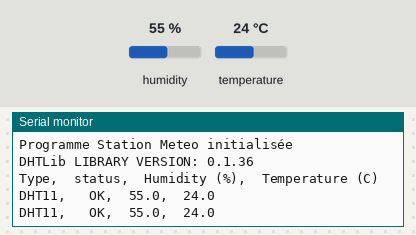
Simulated run of this sketch. Board: Arduino Uno, built with avr-gcc and run on an emulated ATmega328P. On the bench: the last lines printed to the serial monitor. The inputs (shaded band) are chosen by the test bench; at power-on: humidity 55 %, temperature 24 °C.

Above: at 2.8 s.
2.9 s: humidity set to 22 %
At 5.1 s:
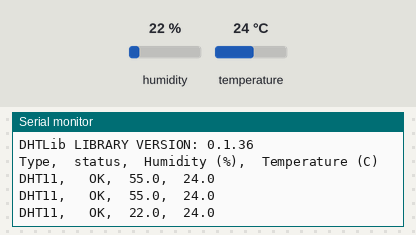
5.6 s: temperature set to 12 °C
At 7.5 s:
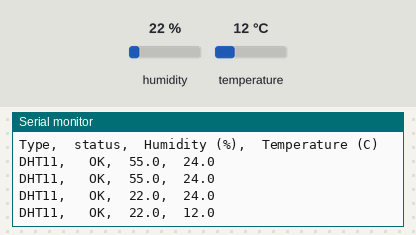
8.3 s: humidity set to 40 %
At 11.1 s:
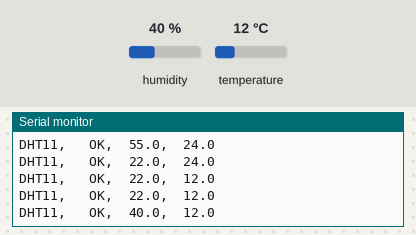
Timing chart, 0 to 12.6 s (numbered marks = the images above; inputs shaded):
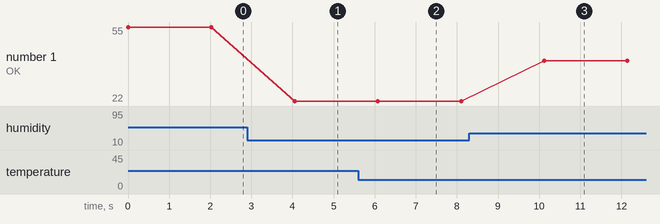

Measured:
- after the input at 2.9 s, the serial monitor: prints a new line after 1.2 s (image 1)
- after the input at 5.6 s, the serial monitor: prints a new line after 0.48 s (image 2)
- after the input at 8.3 s, the serial monitor: prints a new line after 1.8 s (image 3)
- plotted number 1: 55 → 22 after the input at 2.9 s, 22 → 40 after the input at 8.3 s

The sketch:

StationMeteo.ino
```cpp
/*************************************************************************************
Nom
        StationMeteo.ino
Role
        Station météo connectée basée sur module NodeMCU ESP8266 Wifi
        Fonction :
          - Acquérir la température et l'hygrométrie avec un BME280
          - Acquérir la pression atmosphérique BME280
          - Mesurer la pluviométrie (a venir)
          - Mettre à disposition ces informations par l'intermédiare d'un serveur web
          - Transmettre ces informations sur un serveur distant (type thingspeak)

Auteur
        Laurent Macron
        Thierry Dezormeaux

Version / Date / Commentaire / Auteur
        0.01 / 03-01-2017 / Version initial
*************************************************************************************/

/***********  Ajout de bibliothèque  ************************************************/
#include <dht.h> //Librairie pour le capteur DHT http://arduino.cc/playground/Main/DHTLib
#include <Network_Setting.h> //Network settings: ssid & password in separate file

/***********  Déclaration des CONSTANTES  *******************************************/
#define DHT11_PIN 5 //The data I/O pin connected to the DHT11 sensor : GPIO5 = D1 of NodeMCU ESP8266 Board

/***********  Déclaration des variables globales  ***********************************/
dht DHT;  //Creation de l'objet DHT

/***********  setup, to run once  ***************************************************/
void setup() {
  //On ouvre un connexion série pour le terminal
  Serial.begin(115200);
  Serial.println("Programme Station Meteo initialisée");
  Serial.println();

  Serial.print("DHTLib LIBRARY VERSION: ");
  Serial.println(DHT_LIB_VERSION);
  Serial.println();
  Serial.println("Type,\tstatus,\tHumidity (%),\tTemperature (C)");
}

/***********  main, run repeatedly **************************************************/
void loop() {

  //READ DATA
  Serial.print("DHT11, \t");
  int chk = DHT.read11(DHT11_PIN);
  switch (chk)
  {
    case DHTLIB_OK:
    Serial.print("OK,\t");
    break;
    case DHTLIB_ERROR_CHECKSUM:
    Serial.print("Checksum error,\t");
    break;
    case DHTLIB_ERROR_TIMEOUT:
    Serial.print("Time out error,\t");
    break;
    default:
    Serial.print("Unknown error,\t");
    break;
  }
  // DISPLAY DATA
  Serial.print(DHT.humidity, 1);
  Serial.print(",\t");
  Serial.println(DHT.temperature, 1);

  delay(2000);
}
```

Network_Setting.h
```cpp
const char* ssid     = "ssid";
const char* password = "00000000";
```
